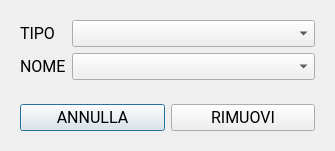
<?xml version="1.0" encoding="UTF-8"?>
<ui version="4.0">
 <class>Dialog</class>
 <widget class="QDialog" name="Dialog">
  <property name="geometry">
   <rect>
    <x>0</x>
    <y>0</y>
    <width>335</width>
    <height>143</height>
   </rect>
  </property>
  <property name="windowTitle">
   <string>Rimuovi Video</string>
  </property>
  <layout class="QVBoxLayout" name="verticalLayout">
   <item>
    <widget class="QWidget" name="widget" native="true">
     <layout class="QFormLayout" name="formLayout">
      <item row="0" column="0">
       <widget class="QLabel" name="label">
        <property name="font">
         <font>
          <family>Roboto</family>
          <pointsize>12</pointsize>
         </font>
        </property>
        <property name="text">
         <string>TIPO</string>
        </property>
       </widget>
      </item>
      <item row="0" column="1">
       <widget class="QComboBox" name="comboBox">
        <property name="font">
         <font>
          <family>Roboto</family>
          <pointsize>12</pointsize>
         </font>
        </property>
       </widget>
      </item>
      <item row="1" column="0">
       <widget class="QLabel" name="label_2">
        <property name="font">
         <font>
          <family>Roboto</family>
          <pointsize>12</pointsize>
         </font>
        </property>
        <property name="text">
         <string>NOME</string>
        </property>
       </widget>
      </item>
      <item row="1" column="1">
       <widget class="QComboBox" name="comboBox_2">
        <property name="font">
         <font>
          <family>Roboto</family>
          <pointsize>12</pointsize>
         </font>
        </property>
       </widget>
      </item>
     </layout>
    </widget>
   </item>
   <item>
    <widget class="QWidget" name="widget_2" native="true">
     <property name="font">
      <font>
       <family>Roboto</family>
       <pointsize>12</pointsize>
      </font>
     </property>
     <layout class="QHBoxLayout" name="horizontalLayout">
      <item>
       <widget class="QPushButton" name="pushButton_2">
        <property name="font">
         <font>
          <family>Roboto</family>
          <pointsize>12</pointsize>
         </font>
        </property>
        <property name="text">
         <string>ANNULLA</string>
        </property>
       </widget>
      </item>
      <item>
       <widget class="QPushButton" name="pushButton">
        <property name="text">
         <string>RIMUOVI</string>
        </property>
       </widget>
      </item>
     </layout>
    </widget>
   </item>
  </layout>
 </widget>
 <resources/>
 <connections/>
</ui>
